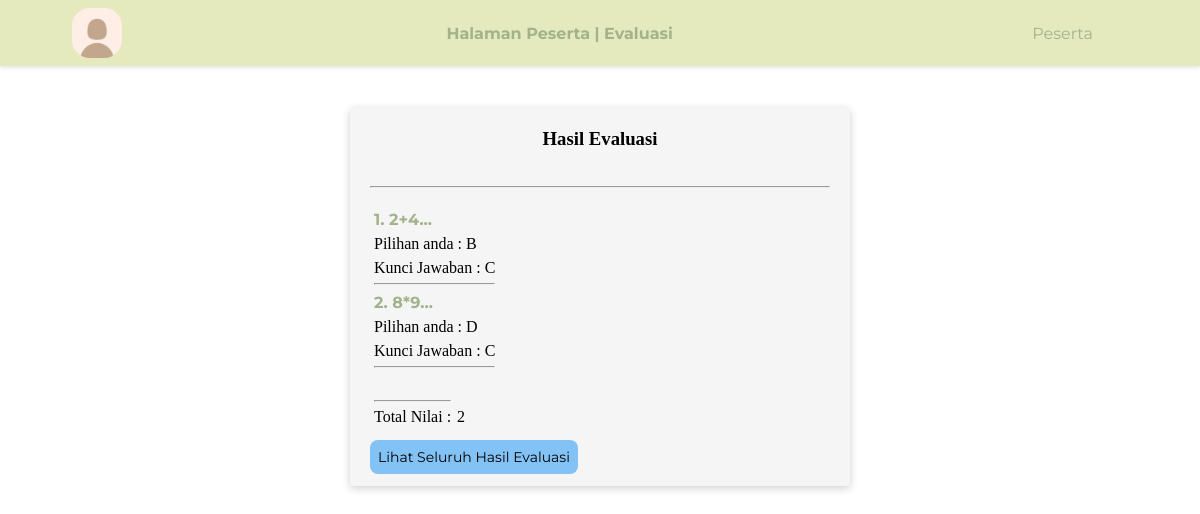
Page /userdepaginas/hasiljawaban/ on the earlier database version.
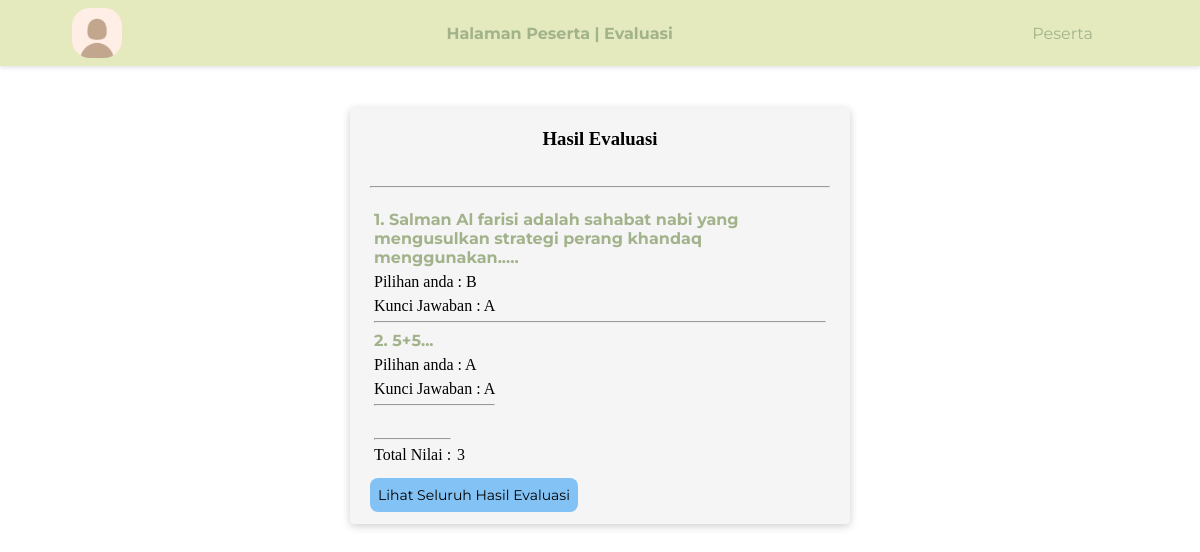
Same page on the later database version.
### admindepaginas/models.py (models this page shows, shortened)
class Jawabanpeserta(models.Model):
    idEH = models.CharField(max_length=50, default='')
    score = models.IntegerField(default=0)
    score1 = models.IntegerField(default=0)
    score2 = models.IntegerField(default=0)
    pregunta=models.TextField()
    nama=models.TextField()
    is_true = models.BooleanField(default=False)
    jawaban = models.CharField(max_length=1)
    larespuesta = models.CharField(max_length=1, null=True)

### userdepaginas/views.py (the view)
# urls.py: path('hasiljawaban/', views.hasiljawaban, name='hasiljawaban'),
def hasiljawaban(request):
    jawabanuser = Jawabanpeserta.objects.all().order_by('-id')[:2]
    context = {
        'jawabanuser' : jawabanuser
    }
    return render(request, 'userdepaginas/hasiljawaban.html', context)

### userdepaginas/templates/userdepaginas/hasiljawaban.html (shortened to what this page needs)
<!DOCTYPE html>
{% load static %}
{% load widget_tweaks %}
<html>
  <head>
    <link rel="stylesheet" href="{% static 'admindepaginas/stylebase.css' %}">
    <link rel="stylesheet" href="{% static 'userdepaginas/stylehasiljawaban.css' %}">
  </head>
  <body>
    <header>
      <img src="{% static 'admindepaginas/avatar_profile.jpg' %}" alt="HSI">
      <h4>Halaman Peserta | Evaluasi</h4>
      <nav class="nav_links">
        <ul>
          <li><a href="">Peserta</a></li>
        </ul>
      </nav>
    </header>
    <br />
    <div class="card-pertanyaan">
      <h3 style="text-align: center;">Hasil Evaluasi</h3>
      <br /> <br />
      <hr />
      <br />
      <form>
        {% for n in jawabanuser %}
          <table>
            <tr>
              <td>
                <h4>{{ forloop.counter }}. {{ n.pregunta }}...</h4>
              </td>
            </tr>
            <tr>
              <td>
                <p>Pilihan anda : {{ n.jawaban }}</p>
              </td>
            </tr>
            <tr>
              <td>
                <p>Kunci Jawaban : {{ n.larespuesta }}</p>
              </td>
            </tr>
            <tr>
              <td>
                <hr />
              </td>
          </table>
        {% endfor %}
          <table>
            {% for i in jawabanuser%}
            {% if forloop.counter0|divisibleby:2 %}
              <tr>
                <td>
                  <br />
                </td>
              </tr>
              <tr>
                <td>
                  <hr />
                </td>
              </tr>
              <tr>
                <td>
                  <p>Total Nilai :</p>
                <td> {{ i.score }} </td>
              </tr>
            {% endif %}
            {% endfor %}
          </table>
          <br />
      </form>
      <div>
        <a href="{% url 'arsip' %}" class="kirimeva">Lihat Seluruh Hasil Evaluasi</a>
      </div>
    </div>
  </body>
  </html>

Differences in the rows shown:
no longer on this page (row unchanged): Jawabanpeserta: pregunta "2+4", jawaban "B", larespuesta "C", score "2"
no longer on this page (row unchanged): Jawabanpeserta: pregunta "8*9", jawaban "D", larespuesta "C", shown under "Hasil Evaluasi"
added Jawabanpeserta: pregunta "Salman Al farisi adalah sahabat nabi yang mengusulkan strategi perang khandaq menggunakan..", jawaban "B", larespuesta "A", score "3"
added Jawabanpeserta: pregunta "5+5", jawaban "A", larespuesta "A", shown under "Hasil Evaluasi"
